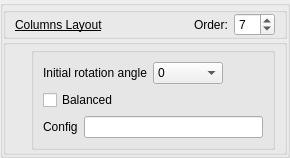
               <widget class="QGroupBox" name="GB_ColumnsLayout">
                <property name="title">
                 <string/>
                </property>
                <property name="flat">
                 <bool>true</bool>
                </property>
                <layout class="QVBoxLayout" name="verticalLayout_23">
                 <property name="spacing">
                  <number>0</number>
                 </property>
                 <property name="leftMargin">
                  <number>0</number>
                 </property>
                 <property name="topMargin">
                  <number>1</number>
                 </property>
                 <property name="rightMargin">
                  <number>0</number>
                 </property>
                 <property name="bottomMargin">
                  <number>0</number>
                 </property>
                 <item>
                  <widget class="QGroupBox" name="GB_ColumnsLayoutOrder">
                   <property name="title">
                    <string/>
                   </property>
                   <property name="flat">
                    <bool>true</bool>
                   </property>
                   <layout class="QGridLayout" name="gridLayout_33">
                    <property name="topMargin">
                     <number>0</number>
                    </property>
                    <property name="bottomMargin">
                     <number>0</number>
                    </property>
                    <item row="0" column="1">
                     <widget class="QLabel" name="label_52">
                      <property name="font">
                       <font>
                        <italic>false</italic>
                        <bold>false</bold>
                        <underline>true</underline>
                       </font>
                      </property>
                      <property name="text">
                       <string>Columns Layout</string>
                      </property>
                     </widget>
                    </item>
                    <item row="0" column="4">
                     <widget class="QSpinBox" name="kcfg_columnsLayoutOrder">
                      <property name="font">
                       <font>
                        <italic>false</italic>
                        <bold>false</bold>
                        <underline>false</underline>
                       </font>
                      </property>
                      <property name="toolTip">
                       <string>&lt;html&gt;&lt;head/&gt;&lt;body&gt;&lt;p&gt;0 - to disable&lt;/p&gt;&lt;/body&gt;&lt;/html&gt;</string>
                      </property>
                      <property name="maximum">
                       <number>12</number>
                      </property>
                      <property name="value">
                       <number>7</number>
                      </property>
                     </widget>
                    </item>
                    <item row="0" column="2">
                     <spacer name="horizontalSpacer_29">
                      <property name="orientation">
                       <enum>Qt::Orientation::Horizontal</enum>
                      </property>
                      <property name="sizeHint" stdset="0">
                       <size>
                        <width>40</width>
                        <height>20</height>
                       </size>
                      </property>
                     </spacer>
                    </item>
                    <item row="0" column="3">
                     <widget class="QLabel" name="label_53">
                      <property name="font">
                       <font>
                        <italic>false</italic>
                        <bold>false</bold>
                        <underline>false</underline>
                       </font>
                      </property>
                      <property name="text">
                       <string>Order:</string>
                      </property>
                     </widget>
                    </item>
                   </layout>
                  </widget>
                 </item>
                 <item>
                  <widget class="QGroupBox" name="GB_ColumnsLayoutSettings">
                   <property name="title">
                    <string/>
                   </property>
                   <property name="flat">
                    <bool>true</bool>
                   </property>
                   <layout class="QVBoxLayout" name="verticalLayout_24">
                    <property name="leftMargin">
                     <number>25</number>
                    </property>
                    <property name="topMargin">
                     <number>2</number>
                    </property>
                    <property name="bottomMargin">
                     <number>2</number>
                    </property>
                    <item>
                     <widget class="QGroupBox" name="groupBoxColumnsConfigLayout_3">
                      <property name="title">
                       <string/>
                      </property>
                      <property name="flat">
                       <bool>true</bool>
                      </property>
                      <layout class="QVBoxLayout" name="verticalLayout_25">
                       <item>
                        <layout class="QHBoxLayout" name="horizontalLayout_6">
                         <item>
                          <widget class="QLabel" name="tileLabel12_3">
                           <property name="text">
                            <string>Initial rotation angle</string>
                           </property>
                          </widget>
                         </item>
                         <item>
                          <widget class="QComboBox" name="kcfg_columnsLayoutInitialRotationAngle">
                           <property name="minimumSize">
                            <size>
                             <width>70</width>
                             <height>0</height>
                            </size>
                           </property>
                           <item>
                            <property name="text">
                             <string>0</string>
                            </property>
                           </item>
                           <item>
                            <property name="text">
                             <string>90</string>
                            </property>
                           </item>
                           <item>
                            <property name="text">
                             <string>180</string>
                            </property>
                           </item>
                           <item>
                            <property name="text">
                             <string>270</string>
                            </property>
                           </item>
                          </widget>
                         </item>
                         <item>
                          <spacer name="horizontalSpacer_30">
                           <property name="orientation">
                            <enum>Qt::Orientation::Horizontal</enum>
                           </property>
                           <property name="sizeHint" stdset="0">
                            <size>
                             <width>40</width>
                             <height>20</height>
                            </size>
                           </property>
                          </spacer>
                         </item>
                        </layout>
                       </item>
                       <item>
                        <widget class="QCheckBox" name="kcfg_columnsBalanced">
                         <property name="toolTip">
                          <string>Creating a new window in the shortest column</string>
                         </property>
                         <property name="text">
                          <string>Balanced</string>
                         </property>
                        </widget>
                       </item>
                       <item>
                        <layout class="QHBoxLayout" name="hLayout_columnsConf_3">
                         <item>
                          <widget class="QLabel" name="lbl_columsLayerConf_3">
                           <property name="text">
                            <string>Config</string>
                           </property>
                          </widget>
                         </item>
                         <item>
                          <widget class="QLineEdit" name="kcfg_columnsLayerConf">
                           <property name="toolTip">
                            <string>&lt;html&gt;&lt;head/&gt;&lt;body&gt;&lt;p&gt;Comma-separated list OutputName:VirtualDesktopName:ActivityId:ColumnWeight:ColumnWeight:... OutputName value you will see if run KSystemLog and type krohnkite in filter string. The data will right under Krohenkite start string.If all weights are equal they will not be taken into account &lt;/p&gt;&lt;p&gt;Example: Any monitors 3 columns without weights:&lt;/p&gt;&lt;p&gt;:::1:1:1&lt;/p&gt;&lt;p&gt;Example with desktop name and activity id 3 columns the third one is twice as big as the first two:&lt;/p&gt;&lt;p&gt;HDMI-A-1:Desktop 1:99e10d31-e8f3-44aa-bbed-2a543f13fa54:1:1:2&lt;/p&gt;&lt;/body&gt;&lt;/html&gt;</string>
                           </property>
                          </widget>
                         </item>
                        </layout>
                       </item>
                      </layout>
                     </widget>
                    </item>
                   </layout>
                  </widget>
                 </item>
                </layout>
               </widget>
